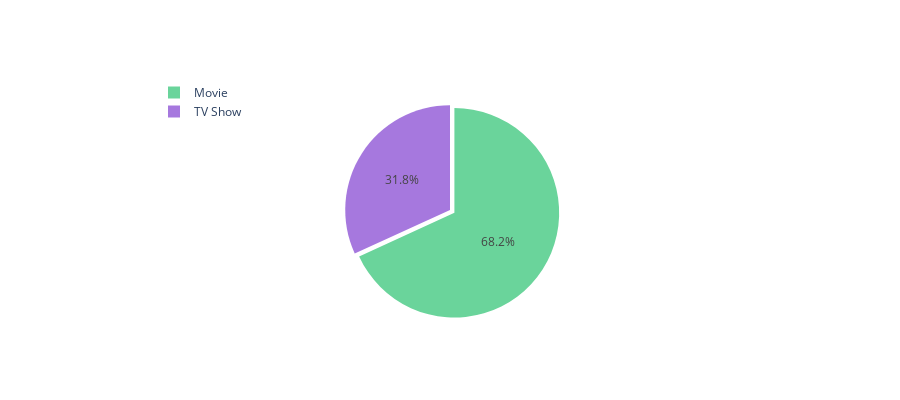

Notebook source saved alongside this figure:
### Code cell
import plotly.express as px
import plotly.graph_objects as go

col = "type"
grouped = df[col].value_counts().reset_index()
grouped = grouped.rename(columns = {col : "count", "index" : col})

## plot
trace = go.Pie(labels=grouped[col], values=grouped['count'], pull=[0.05, 0], marker=dict(colors=["#6ad49b", "#a678de"]))
layout = go.Layout(title="", height=400, legend=dict(x=0.1, y=1.1))
fig = go.Figure(data = [trace], layout = layout)
fig

### Figure 1 — Plotly figure (JSON) as saved in the notebook; plotly's stock layout.template omitted (floating-point values rounded to 4 significant figures)
{"data": [{"labels": ["Movie", "TV Show"], "marker": {"colors": ["#6ad49b", "#a678de"]}, "pull": [0.05, 0], "type": "pie", "values": [4117, 1922]}], "layout": {"height": 400, "legend": {"x": 0.1, "y": 1.1}, "title": {"text": ""}}}
